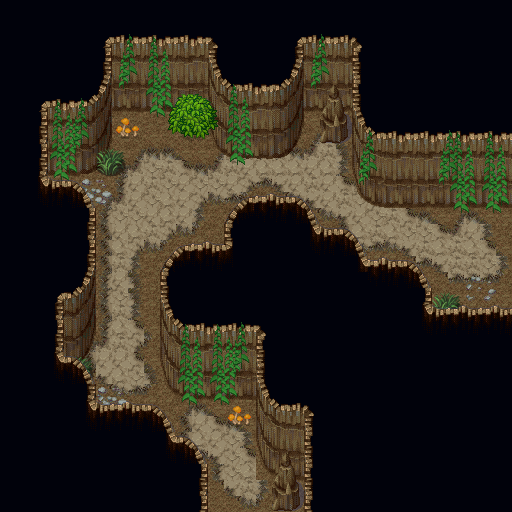

The image is a tile-based game level rendered from a .tmx file. Its description and source (layers, tilesets, objects; grid data summarised) follow:
An orthogonal 32x32 tile map with 16x16 px tiles, 9 tile layers (Ground, Dirt, Side walls, Rock walls, ...), 7 tilesets.

<map version="1.2" tiledversion="1.3.5" orientation="orthogonal" renderorder="left-up" width="32" height="32" tilewidth="16" tileheight="16" infinite="0" nextlayerid="16" nextobjectid="1">
 <tileset firstgid="1" source="Tilesets/VS Dungeon Set 01/_Tiled_Hanzo-Dungeon01VS.tsx" />
 <tileset firstgid="1025" source="Tilesets/VS Dungeon Set 01/_Tiled_AT-A5-DungeonVX01-Ground.tsx" />
 <tileset firstgid="1033" source="Tilesets/VS Dungeon Set 01/_Tiled_AT-A2-DungeonVX01-GroundTiles.tsx" />
 <tileset firstgid="1177" source="Tilesets/VS Cliff Set 01/Tiled/Hanzo-CliffSet02VS-1.tsx" />
 <tileset firstgid="2201" source="Tilesets/VS Dungeon Set 02/Hanzo-Dungeon02VSb.tsx" />
 <tileset firstgid="3225" source="Tilesets/VS Ruins Town/Hanzo-RuinsTown01VScopy.tsx" />
 <tileset firstgid="4249" source="Tilesets/VS Cliff Set 02/Hanzo-CliffSet02VS-2.tsx" />
 <group id="3" name="Layer 1">
  <layer id="1" name="Ground" width="32" height="32">
   <data>[1024 cells, 271 non-empty, 4 distinct tile ids]</data>
  </layer>
  <layer id="13" name="Dirt" width="32" height="32">
   <data>[1024 cells, 196 non-empty, 24 distinct tile ids]</data>
  </layer>
  <layer id="8" name="Side walls" width="32" height="32">
   <data>[1024 cells, 57 non-empty, 10 distinct tile ids]</data>
  </layer>
  <layer id="9" name="Rock walls" width="32" height="32">
   <data>[1024 cells, 217 non-empty, 44 distinct tile ids]</data>
  </layer>
  <layer id="14" name="BackObstacles" width="32" height="32">
   <data>[1024 cells, 0 non-empty, 0 distinct tile ids]</data>
  </layer>
  <layer id="12" name="Obstacles" width="32" height="32">
   <data>[1024 cells, 143 non-empty, 44 distinct tile ids]</data>
  </layer>
  <layer id="15" name="FrontObstacles" width="32" height="32">
   <data>[1024 cells, 52 non-empty, 40 distinct tile ids]</data>
  </layer>
 </group>
 <group id="4" name="Layer 2">
  <layer id="11" name="Rock (void)" width="32" height="32">
   <data>[1024 cells, 485 non-empty, 1 distinct tile ids]</data>
  </layer>
  <layer id="7" name="Walls" width="32" height="32">
   <data>[1024 cells, 68 non-empty, 12 distinct tile ids]</data>
  </layer>
 </group>
</map>
